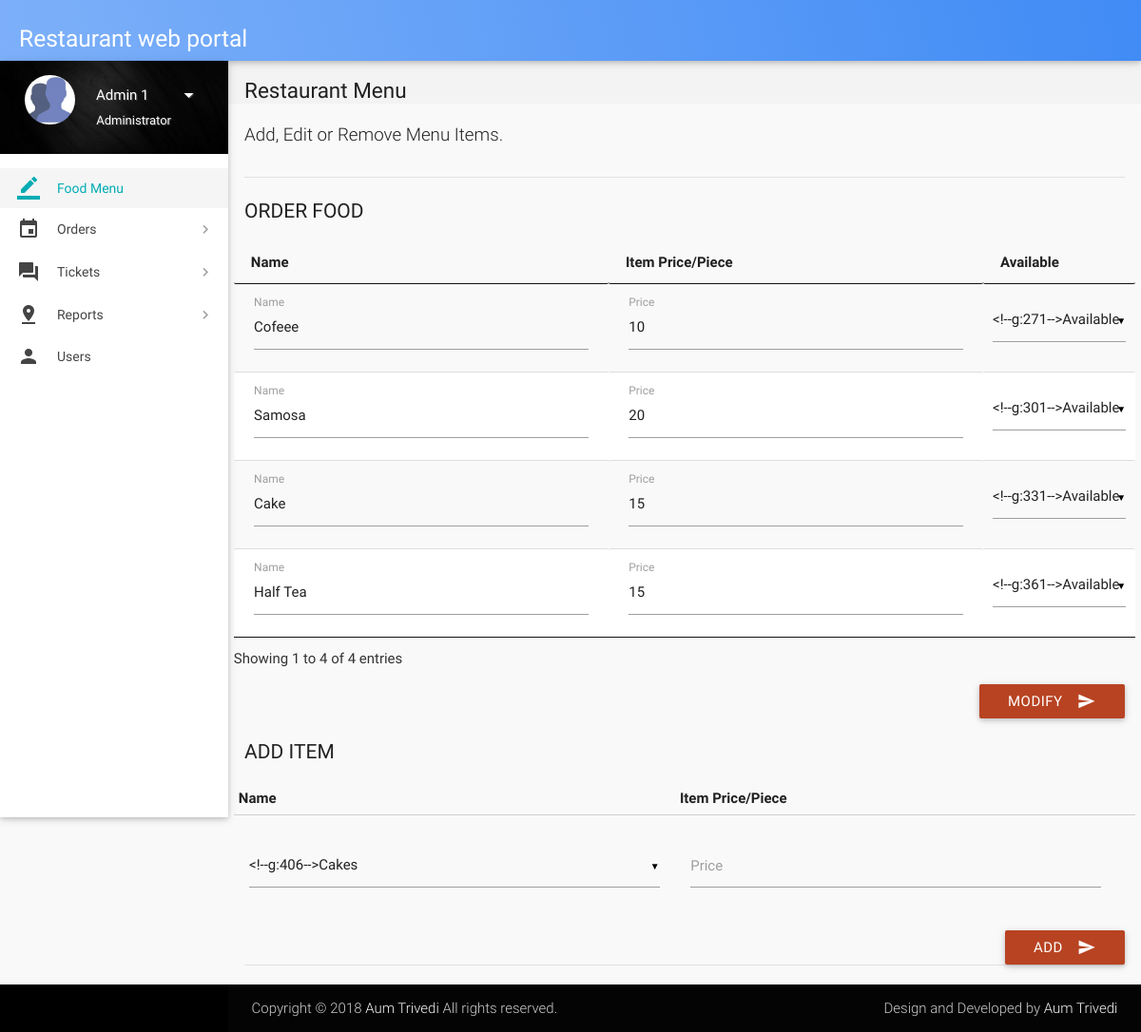
Screenshot of /admin-page.php (signed in) with the database file from the repository.
### tables this page shows
CREATE TABLE `items` (
  `id` int(11) NOT NULL,
  `name` varchar(20) NOT NULL,
  `price` int(11) NOT NULL,
  `deleted` tinyint(4) NOT NULL DEFAULT '0'
);

### includes/connect.php (called while the page is built, shortened)
<?php
$name = $_SESSION['name'];
$role = $_SESSION['role'];
?>

### admin-page.php (the view, shortened to what this page needs)
<?php
include 'includes/connect.php';
	if($_SESSION['admin_sid']==session_id())
	{
		?>
<!DOCTYPE html>
<html lang="en">
<head>
  <link href="css/materialize.min.css" type="text/css" rel="stylesheet" media="screen,projection">
  <link href="css/style.min.css" type="text/css" rel="stylesheet" media="screen,projection">
  <link href="css/custom/custom.min.css" type="text/css" rel="stylesheet" media="screen,projection">
  <link href="js/plugins/perfect-scrollbar/perfect-scrollbar.css" type="text/css" rel="stylesheet" media="screen,projection">
  <link href="js/plugins/data-tables/css/jquery.dataTables.min.css" type="text/css" rel="stylesheet" media="screen,projection">
</head>
<body>
  <header id="header" class="page-topbar">
        <div class="navbar-fixed">
            <nav class="navbar-color">
                <div class="nav-wrapper">
                    <ul class="left">
                      <li><h1 class="logo-wrapper"><a href="index.php" class="brand-logo darken-1"><h5>Restaurant web portal</h5></a> <span class="logo-text">Logo</span></h1></li>
                    </ul>
                </div>
            </nav>
        </div>
  </header>
  <div id="main">
    <div class="wrapper">
      <aside id="left-sidebar-nav">
        <ul id="slide-out" class="side-nav fixed leftside-navigation">
            <li class="user-details cyan darken-2">
            <div class="row">
                <div class="col col s4 m4 l4">
                    <img src="images/avatar.jpg" alt="" class="circle responsive-img valign profile-image">
                </div>
                <div class="col col s8 m8 l8">
                    <a class="btn-flat dropdown-button waves-effect waves-light white-text profile-btn" href="#" data-activates="profile-dropdown"><?php echo $name;?> <i class="mdi-navigation-arrow-drop-down right"></i></a>
                    <p class="user-roal"><?php echo $role;?></p>
                </div>
            </div>
            </li>
            <li class="bold active"><a href="index.php" class="waves-effect waves-cyan"><i class="mdi-editor-border-color"></i> Food Menu</a>
            </li>
                <li class="no-padding">
                    <ul class="collapsible collapsible-accordion">
                        <li class="bold"><a class="collapsible-header waves-effect waves-cyan"><i class="mdi-editor-insert-invitation"></i> Orders</a>
                        </li>
                    </ul>
                </li>
                 <li class="no-padding">
                    <ul class="collapsible collapsible-accordion">
                        <li class="bold"><a class="collapsible-header waves-effect waves-cyan"><i class="mdi-action-question-answer"></i> Tickets</a>
                        </li>
                    </ul>
                </li>
                  <li class="no-padding">
                    <ul class="collapsible collapsible-accordion">
                        <li class="bold"><a class="collapsible-header waves-effect waves-cyan"><i class="mdi-maps-pin-drop"></i> Reports</a>
                        </li>
            <li class="bold"><a href="users.php" class="waves-effect waves-cyan"><i class="mdi-social-person"></i> Users</a>
            </li>
        </ul>
        </aside>
      <section id="content">
        <div id="breadcrumbs-wrapper">
          <div class="container">
            <div class="row">
              <div class="col s12 m12 l12">
                <h5 class="breadcrumbs-title">Restaurant Menu</h5>
              </div>
            </div>
          </div>
        </div>
        <div class="container">
          <p class="caption">Add, Edit or Remove Menu Items.</p>
          <div class="divider"></div>
		  <form class="formValidate" id="formValidate" method="post" action="routers/menu-router.php" novalidate="novalidate">
            <div class="row">
              <div class="col s12 m4 l3">
                <h4 class="header">Order Food</h4>
              </div>
              <div>
				<table id="data-table-admin" class="responsive-table display" cellspacing="0">
                    <thead>
                      <tr>
                        <th>Name</th>
                        <th>Item Price/Piece</th>
                        <th>Available</th>
                      </tr>
                    </thead>
                    <tbody>
				<?php
				$result = mysqli_query($con, "SELECT * FROM items");
				while($row = mysqli_fetch_array($result))
				{
					echo '<tr><td><div class="input-field col s12"><label for="'.$row["id"].'_name">Name</label>';
					echo '<input value="'.$row["name"].'" id="'.$row["id"].'_name" name="'.$row['id'].'_name" type="text" data-error=".errorTxt'.$row["id"].'"><div class="errorTxt'.$row["id"].'"></div></td>';
					echo '<td><div class="input-field col s12 "><label for="'.$row["id"].'_price">Price</label>';
					echo '<input value="'.$row["price"].'" id="'.$row["id"].'_price" name="'.$row['id'].'_price" type="text" data-error=".errorTxt'.$row["id"].'"><div class="errorTxt'.$row["id"].'"></div></td>';
					echo '<td>';
					if($row['deleted'] == 0){
						$text1 = 'selected';
						$text2 = '';
					}
					else{
						$text1 = '';
						$text2 = 'selected';
					}
					echo '<select name="'.$row['id'].'_hide">
                      <option value="1"'.$text1.'>Available</option>
                      <option value="2"'.$text2.'>Not Available</option>
                    </select></td></tr>';
				}
				?>
                    </tbody>
</table>
              </div>
			  <div class="input-field col s12">
                              <button class="btn cyan waves-effect waves-light right" type="submit" name="action">Modify
                                <i class="mdi-content-send right"></i>
                              </button>
                            </div>
            </div>
			</form>
		  <form class="formValidate" id="formValidate1" method="post" action="routers/add-item.php" novalidate="novalidate">
            <div class="row">
              <div class="col s12 m4 l3">
                <h4 class="header">Add Item</h4>
              </div>
              <div>
<table>
                    <thead>
                      <tr>
                        <th data-field="id">Name</th>
                        <th data-field="name">Item Price/Piece</th>
                      </tr>
                    </thead>
                    <tbody>
				<?php
					echo '<tr><td><div class="input-field col s12">';
					echo '<select id="name" name="name" data-error=".errorTxt01"><option>Cakes</option><option>Cofeee</option><option>Samosa</option><option>Half Tea</option></select><div class="errorTxt01"></div></td>';
					echo '<td><div class="input-field col s12 "><label for="price" class="">Price</label>';
					echo '<input id="price" name="price" type="text" data-error=".errorTxt02"><div class="errorTxt02"></div></td>';
					echo '<td></tr>';
				?>
                    </tbody>
</table>
              </div>
			  <div class="input-field col s12">
                              <button class="btn cyan waves-effect waves-light right" type="submit" name="action">Add
                                <i class="mdi-content-send right"></i>
                              </button>
                            </div>
            </div>
			</form>
            <div class="divider"></div>
          </div>
        </div>
        </div>
  <footer class="page-footer">
    <div class="footer-copyright">
      <div class="container">
        <span>Copyright © 2018 <a class="grey-text text-lighten-4" href="#" target="_blank">Aum Trivedi</a> All rights reserved.</span>
        <span class="right"> Design and Developed by <a class="grey-text text-lighten-4" href="#">Aum Trivedi</a></span>
        </div>
    </div>
  </footer>
</body>
</html>
<?php
	}
?>

### admin-page.php (style rules this page uses)
.input-field label.active { width:100%; }

### rows the page displays
items: name "Cofeee", price "10"
items: name "Samosa", price "20"
items: name "Cake", price "15"
items: name "Half Tea", price "15"

### other values shown
$name "Admin 1"
$role "Administrator"
